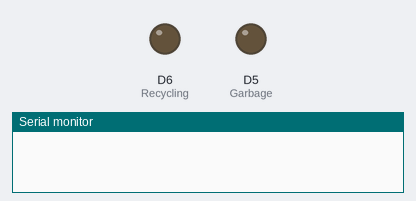
A sketch run on a simulated ESP8266 (NodeMCU). On the bench: output pins drawn as LEDs (lit = HIGH), the last lines printed to the serial monitor. WiFi joins after 1.5 s; servers stay silent unless stated; network time is answered at once with the bench clock; the local clock reads 2024-03-15 10:24:30 at power-on unless the sketch sets it.

Above: at 0.1 s.
At 2.1 s:
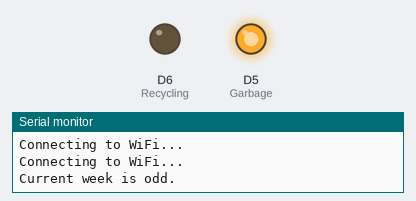
Timing chart, 0 to 3.6 s (numbered marks = the images above):
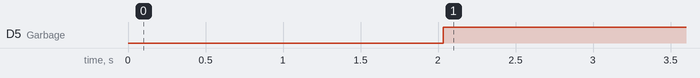

The sketch:

Code.ino
```cpp
#include <WiFiUdp.h>
#include <NTPClient.h>
#include <ESP8266WiFi.h>
#define ssid  "MAH-SHWAMP"
#define password  "nintendo"
const int Garbage = D5; //Green 1st and 3rd week of the month Odd
const int Recycling = D6; //Blue 2nd and 4th week of the month even

WiFiUDP ntpUDP;
NTPClient timeClient(ntpUDP);

void setup() {
  pinMode(Garbage, OUTPUT);
  pinMode(Recycling, OUTPUT);
  Serial.begin(115200);
  WiFi.begin(ssid, password);
  while (WiFi.status() != WL_CONNECTED) {
    delay(1000);
    Serial.println("Connecting to WiFi...");
  }
  timeClient.begin();
}

void loop() {
  timeClient.update();
  time_t currentTime = timeClient.getEpochTime();
  struct tm *timeInfo = gmtime(&currentTime);
  int currentWeek = (timeInfo->tm_yday - 1) / 7 + 1;
  if (currentWeek % 2 == 0) {
    Serial.println("Current week is even.");
    digitalWrite(Recycling , HIGH);
  }
  else {
    Serial.println("Current week is odd.");
    digitalWrite(Garbage, HIGH);
  }
  delay(1000);

}
```

Measured:
- by itself, D5 (Garbage): LOW → HIGH at 2.0 s
